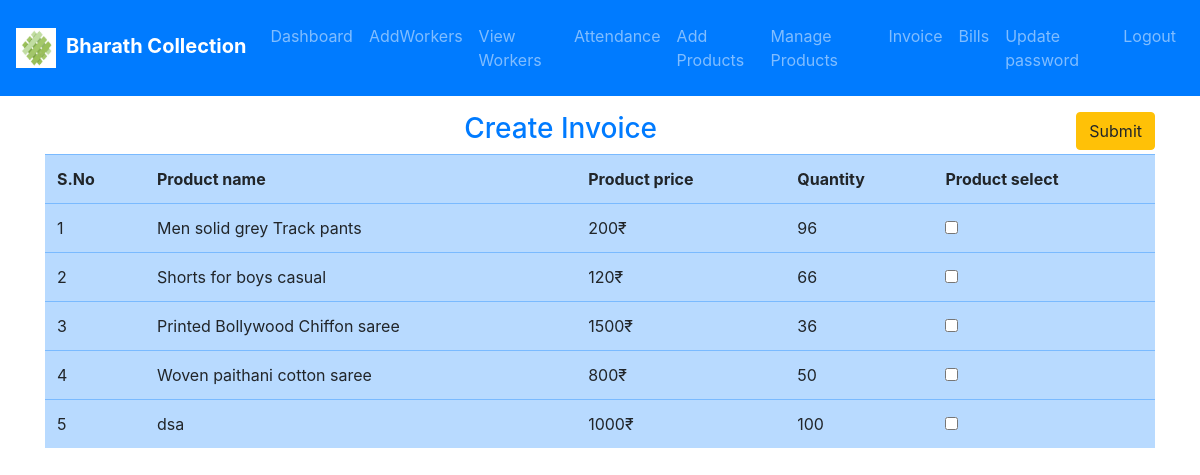
The page /admin/invoice.php (signed in) on the database its author committed.
### tables this page shows
CREATE TABLE `products` (
  `pid` int(11) NOT NULL,
  `name` varchar(60) NOT NULL,
  `price` int(11) NOT NULL,
  `brand` varchar(60) NOT NULL,
  `category` varchar(60) NOT NULL,
  `quantity` int(11) NOT NULL,
  `description` text NOT NULL,
  `myimage` varchar(80) NOT NULL,
  `created_at` timestamp NOT NULL DEFAULT current_timestamp() ON UPDATE current_timestamp()
);

### admin/invoice.php (the view, shortened to what this page needs)
<!DOCTYPE html>
<html lang="en">
<head>
  <link rel="stylesheet" href="https://cdn.jsdelivr.net/npm/bootstrap@4.6.2/dist/css/bootstrap.min.css">
</head>
<body class="home-main">
    <?php
    include("header.php");
    ?>
<form action="create_invoice.php" method="post">
    <div class="container">
    <h3 class="text-center text-primary mt-3">Create Invoice
        <input type="submit" name="submit2" class="btn float-right btn-warning">
    </h3>
        <div class="row">
            <div class="col-md-12">
<table class="table table-primary">
    <tr>
        <th>S.No</th>
        <th>Product name</th>
        <th>Product price</th>
        <th>Quantity</th>
        <th>Product select</th>
    </tr>
<?php
include("../db.php");
$sql="select * from products";
$result=mysqli_query($con,$sql);
if(mysqli_num_rows($result)>0)
{
    $i=1;
    while($row=mysqli_fetch_assoc($result))
    {
        ?>
    <tr>
        <td><?=$i?></td>
        <td><?=$row['name']?></td>
        <td><?=$row["price"]?>&#8377;</td>
        <td><?=$row["quantity"]?></td>
        <td><input type="checkbox" name="choosed_options[]" value="<?=$row['pid']?>"></td>
    </tr>
        <?php
    $i++;
    }
}
?>
</table>
</div>
</div>
        </div>
    </form>
</body>
</html>

### admin/invoice.php (style rules this page uses)
.home-main { background-repeat:no-repeat; background-size:100% 100%; background-attachment:fixed; height:100vh; width:100%; }

### rows shown on the page
products: name "Men solid grey Track pants", price "200", quantity "96"
products: name "Shorts for boys casual", price "120", quantity "66"
products: name "Printed Bollywood Chiffon saree", price "1500", quantity "36"
products: name "Woven paithani cotton saree", price "800", quantity "50"
products: name "dsa", price "1000", quantity "100"
